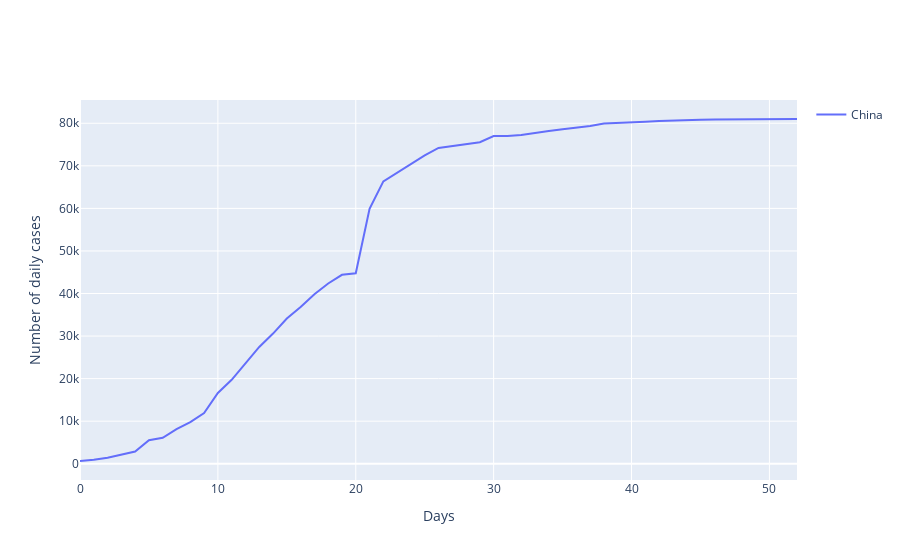

The notebook cell this image was saved under:
### Code cell
plot_daily_cases(grpedData,np.array([chinaTag]),groupBy=groupBy)

### Figure 1 — Plotly figure (JSON) as saved in the notebook; plotly's stock layout.template omitted (floating-point values rounded to 4 significant figures)
{"data": [{"mode": "lines", "name": "China", "type": "scatter", "x": [0, 1, 2, 3, 4, 5, 6, 7, 8, 9, 10, 11, 12, 13, 14, 15, 16, 17, 18, 19, 20, 21, 22, 23, 24, 25, 26, 27, 28, 29, 30, 31, 32, 33, 34, 35, 36, 37, 38, 39, 40, 41, 42, 43, 44, 45, 46, 47, 48, 49, 50, 51, 52], "y": [643, 920, 1406, 2075, 2877, 5509, 6087, 8141, 9802, 11891, 16630, 19716, 23707, 27440, 30587, 34110, 36814, 39829, 42354, 44386, 44759, 59895, 66358, 68413, 70513, 72434, 74211, 74619, 75077, 75550, 77001, 77022, 77241, 77754, 78166, 78600, 78928, 79356, 79932, 80136, 80261, 80386, 80537, 80690, 80770, 80823, 80860, 80887, 80921, 80932, 80945, 80977, 81003]}], "layout": {"showlegend": true, "xaxis": {"title": {"text": "Days"}}, "yaxis": {"title": {"text": "Number of daily cases"}}}}
